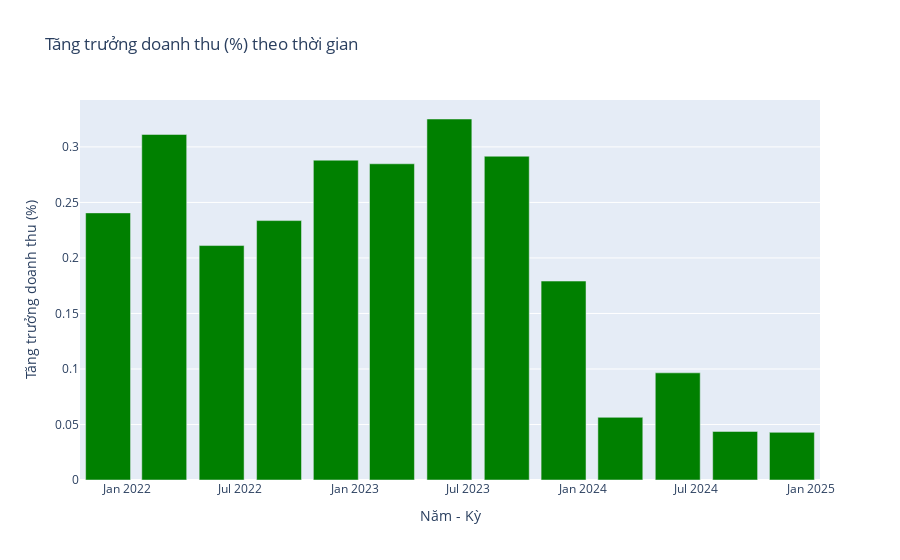

Notebook source saved alongside this figure:
### Markdown cell above
Theo biểu đồ, ta thấy:
- Từ đầu năm 2022 - 2025, doanh thu có xu hướng tăng và đạt đỉnh ở quý 2 năm 2024. Giai đoạn tăng mạnh nhất từ quý 2 2022 - quý 1 năm 2023.
- Sau quý 2 năm 2024, doanh thu có xu hướng giảm nhẹ.

### Code cell
fig = go.Figure()

fig.add_trace(go.Bar(
    x=tcb_kqkd["Năm"].astype(str) + "-" + tcb_kqkd["Tháng"].astype(str),
    y=tcb_kqkd["Tăng trưởng doanh thu (%)"],
    marker_color=["green" if val > 0 else "red" for val in tcb_kqkd["Tăng trưởng doanh thu (%)"]]
))

fig.update_layout(
    title="Tăng trưởng doanh thu (%) theo thời gian",
    xaxis_title="Năm - Kỳ",
    yaxis_title="Tăng trưởng doanh thu (%)"
)

fig.show()

### Figure 1 — Plotly figure (JSON) as saved in the notebook; plotly's stock layout.template omitted (floating-point values rounded to 4 significant figures)
{"data": [{"marker": {"color": ["green", "green", "green", "green", "green", "green", "green", "green", "green", "green", "green", "green", "green"]}, "type": "bar", "x": ["2024-12", "2024-9", "2024-6", "2024-3", "2023-12", "2023-9", "2023-6", "2023-3", "2022-12", "2022-9", "2022-6", "2022-3", "2021-12"], "y": [0.04292, 0.04373, 0.09652, 0.05644, 0.1792, 0.2916, 0.3252, 0.2848, 0.2881, 0.2337, 0.2112, 0.3112, 0.2406]}], "layout": {"title": {"text": "Tăng trưởng doanh thu (%) theo thời gian"}, "xaxis": {"title": {"text": "Năm - Kỳ"}}, "yaxis": {"title": {"text": "Tăng trưởng doanh thu (%)"}}}}
